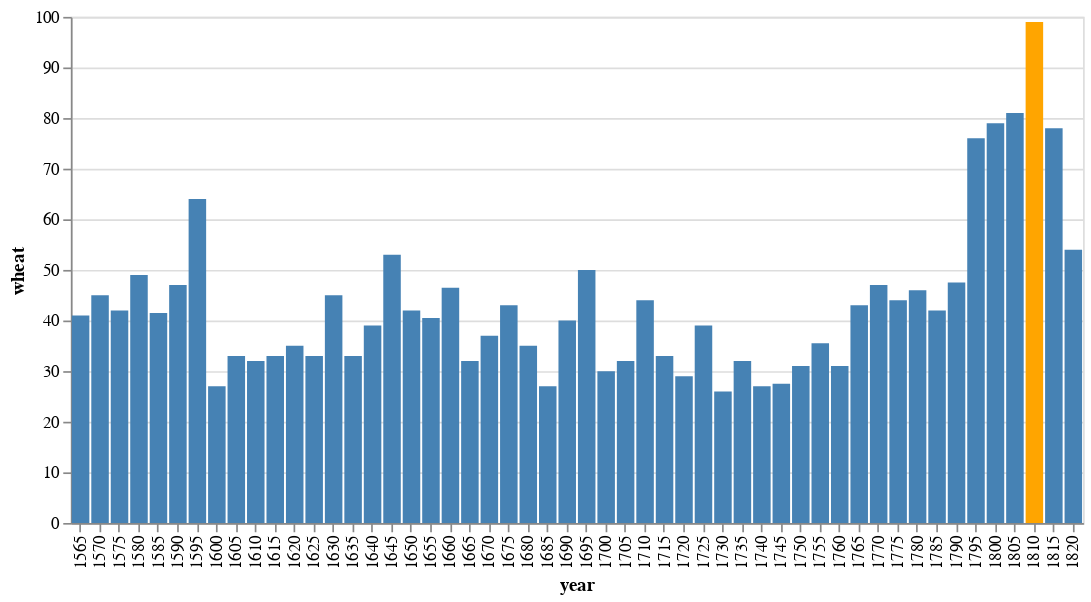

Notebook code cell kept with this figure:
### Code cell
source = data.c()

alt.Chart(source).mark_bar().encode(
    x='name',
    y="score",
    # The highlight will be set on the result of a conditional statement
    color=alt.condition(
        alt.datum.year == 1810,  # If the year is 1810 this test returns True,
        alt.value('orange'),     # which sets the bar orange.
        alt.value('steelblue')   # And if it's not true it sets the bar steelblue.
    )
).properties(width=600)

### Figure 1 — Vega-Lite specification as saved in the notebook (floating-point values rounded to 4 significant figures)
{"config": {"view": {"continuousWidth": 400, "continuousHeight": 300}}, "data": {"name": "data-76d1ce26ea5761007c35827e1564d86c"}, "mark": "bar", "encoding": {"color": {"condition": {"value": "orange", "test": "(datum.year === 1810)"}, "value": "steelblue"}, "x": {"type": "ordinal", "field": "year"}, "y": {"type": "quantitative", "field": "wheat"}}, "width": 600, "$schema": "https://vega.github.io/schema/vega-lite/v4.0.2.json", "datasets": {"data-76d1ce26ea5761007c35827e1564d86c": [{"year": 1565, "wheat": 41.0, "wages": 5.0}, {"year": 1570, "wheat": 45.0, "wages": 5.05}, {"year": 1575, "wheat": 42.0, "wages": 5.08}, {"year": 1580, "wheat": 49.0, "wages": 5.12}, {"year": 1585, "wheat": 41.5, "wages": 5.15}, {"year": 1590, "wheat": 47.0, "wages": 5.25}, {"year": 1595, "wheat": 64.0, "wages": 5.54}, {"year": 1600, "wheat": 27.0, "wages": 5.61}, {"year": 1605, "wheat": 33.0, "wages": 5.69}, {"year": 1610, "wheat": 32.0, "wages": 5.78}, {"year": 1615, "wheat": 33.0, "wages": 5.94}, {"year": 1620, "wheat": 35.0, "wages": 6.01}, {"year": 1625, "wheat": 33.0, "wages": 6.12}, {"year": 1630, "wheat": 45.0, "wages": 6.22}, {"year": 1635, "wheat": 33.0, "wages": 6.3}, {"year": 1640, "wheat": 39.0, "wages": 6.37}, {"year": 1645, "wheat": 53.0, "wages": 6.45}, {"year": 1650, "wheat": 42.0, "wages": 6.5}, {"year": 1655, "wheat": 40.5, "wages": 6.6}, {"year": 1660, "wheat": 46.5, "wages": 6.75}, {"year": 1665, "wheat": 32.0, "wages": 6.8}, {"year": 1670, "wheat": 37.0, "wages": 6.9}, {"year": 1675, "wheat": 43.0, "wages": 7.0}, {"year": 1680, "wheat": 35.0, "wages": 7.3}, {"year": 1685, "wheat": 27.0, "wages": 7.6}, {"year": 1690, "wheat": 40.0, "wages": 8.0}, {"year": 1695, "wheat": 50.0, "wages": 8.5}, {"year": 1700, "wheat": 30.0, "wages": 9.0}, {"year": 1705, "wheat": 32.0, "wages": 10.0}, {"year": 1710, "wheat": 44.0, "wages": 11.0}, {"year": 1715, "wheat": 33.0, "wages": 11.75}, {"year": 1720, "wheat": 29.0, "wages": 12.5}, {"year": 1725, "wheat": 39.0, "wages": 13.0}, {"year": 1730, "wheat": 26.0, "wages": 13.3}, {"year": 1735, "wheat": 32.0, "wages": 13.6}, {"year": 1740, "wheat": 27.0, "wages": 14.0}, {"year": 1745, "wheat": 27.5, "wages": 14.5}, {"year": 1750, "wheat": 31.0, "wages": 15.0}, {"year": 1755, "wheat": 35.5, "wages": 15.7}, {"year": 1760, "wheat": 31.0, "wages": 16.5}, {"year": 1765, "wheat": 43.0, "wages": 17.6}, {"year": 1770, "wheat": 47.0, "wages": 18.5}, {"year": 1775, "wheat": 44.0, "wages": 19.5}, {"year": 1780, "wheat": 46.0, "wages": 21.0}, {"year": 1785, "wheat": 42.0, "wages": 23.0}, {"year": 1790, "wheat": 47.5, "wages": 25.5}, {"year": 1795, "wheat": 76.0, "wages": 27.5}, {"year": 1800, "wheat": 79.0, "wages": 28.5}, {"year": 1805, "wheat": 81.0, "wages": 29.5}, {"year": 1810, "wheat": 99.0, "wages": 30.0}, {"year": 1815, "wheat": 78.0, "wages": null}, {"year": 1820, "wheat": 54.0, "wages": null}]}}
